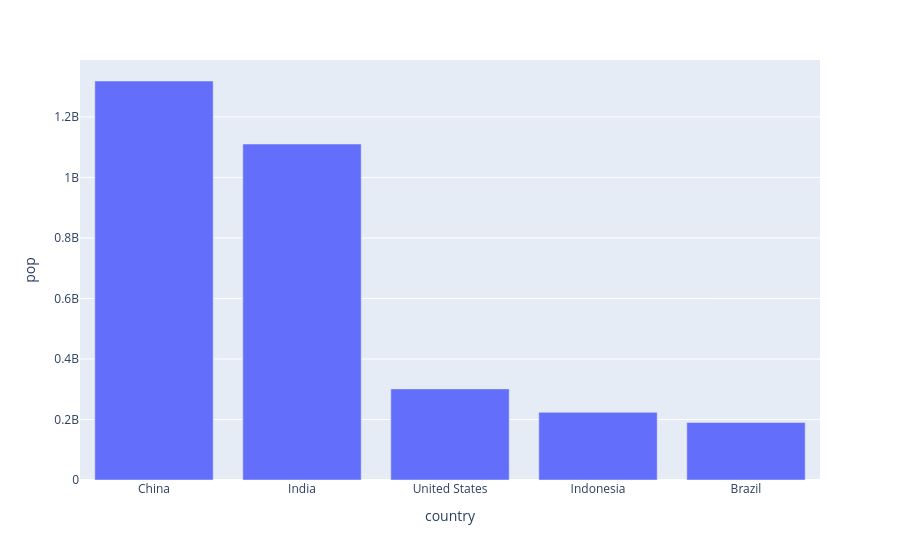
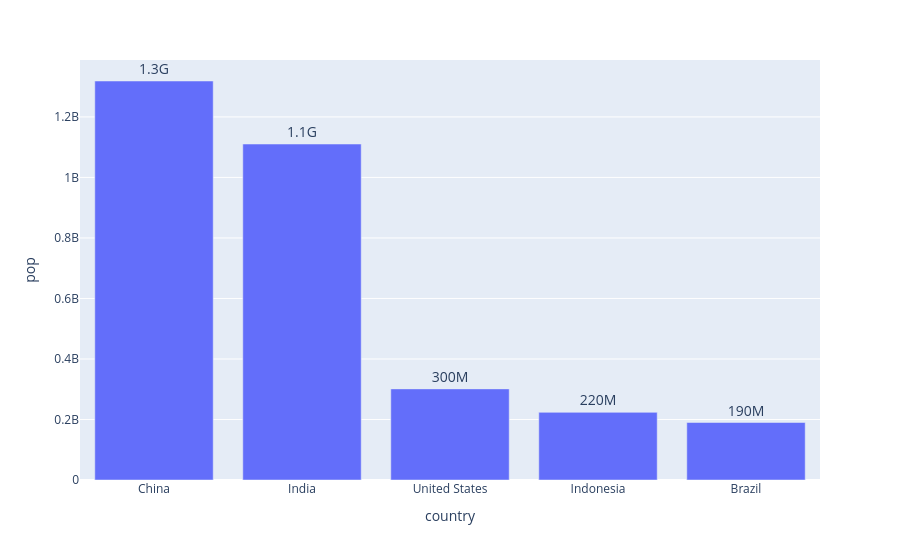

Here is the notebook cell these charts were saved with, in order:
### Markdown cell above
### 2. Совместимость со скринридерами (Отказ от эксклюзивного Hover)
Скринридеры и пользователи с клавиатуры не могут навести курсор мыши, чтобы прочитать Tooltip. Критические данные должны быть выведены прямо на график.

### Code cell
import plotly.express as px

df_top = px.data.gapminder().query("year == 2007").nlargest(5, 'pop')

# --- ВАРИАНТ 1: Данные скрыты в Tooltip ---
fig_hover_only = px.bar(
    df_top, x='country', y='pop'
)
fig_hover_only.show()

# --- ВАРИАНТ 2: Прямой вывод текста ---
fig_text_labels = px.bar(
    df_top, x='country', y='pop',
    text_auto='.2s', # Вывод форматированных значений прямо на столбцы
)
# Настройка контрастности текста внутри столбцов
fig_text_labels.update_traces(
    textfont_size=14, textangle=0, textposition="outside", cliponaxis=False
)
fig_text_labels.show()

### Figure 1 — Plotly figure (JSON) as saved in the notebook; plotly's stock layout.template omitted (floating-point values rounded to 4 significant figures)
{"data": [{"hovertemplate": "country=%{x}<br>pop=%{y}<extra></extra>", "legendgroup": "", "marker": {"color": "#636efa", "pattern": {"shape": ""}}, "name": "", "orientation": "v", "showlegend": false, "textposition": "auto", "type": "bar", "x": ["China", "India", "United States", "Indonesia", "Brazil"], "xaxis": "x", "y": [1318683096, 1110396331, 301139947, 223547000, 190010647], "yaxis": "y"}], "layout": {"barmode": "relative", "legend": {"tracegroupgap": 0}, "margin": {"t": 60}, "xaxis": {"anchor": "y", "domain": [0, 1], "title": {"text": "country"}}, "yaxis": {"anchor": "x", "domain": [0, 1], "title": {"text": "pop"}}}}

### Figure 2 — Plotly figure (JSON) as saved in the notebook; plotly's stock layout.template omitted (floating-point values rounded to 4 significant figures)
{"data": [{"cliponaxis": false, "hovertemplate": "country=%{x}<br>pop=%{y}<extra></extra>", "legendgroup": "", "marker": {"color": "#636efa", "pattern": {"shape": ""}}, "name": "", "orientation": "v", "showlegend": false, "textangle": 0, "textfont": {"size": 14}, "textposition": "outside", "texttemplate": "%{y:.2s}", "type": "bar", "x": ["China", "India", "United States", "Indonesia", "Brazil"], "xaxis": "x", "y": [1318683096, 1110396331, 301139947, 223547000, 190010647], "yaxis": "y"}], "layout": {"barmode": "relative", "legend": {"tracegroupgap": 0}, "margin": {"t": 60}, "xaxis": {"anchor": "y", "domain": [0, 1], "title": {"text": "country"}}, "yaxis": {"anchor": "x", "domain": [0, 1], "title": {"text": "pop"}}}}
